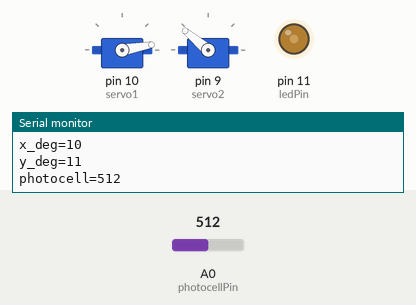
Recording of a sketch running on a simulated Arduino Uno, built with avr-gcc and run on an emulated ATmega328P. Shown: 2 × servo, output pins drawn as LEDs (lit = HIGH), the last lines printed to the serial monitor. The test bench sets the inputs (shaded band); at power-on: A0 (photocellPin) = 512.

Above: at 1.2 s.
1.3 s: A0 (photocellPin) set to 11
At 1.8 s:
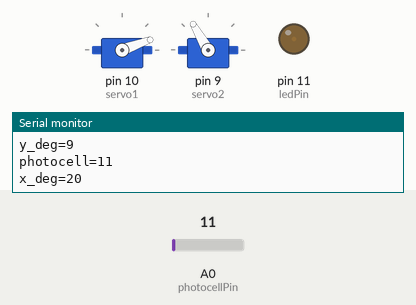
4.3 s: A0 (photocellPin) set to 8
7.3 s: A0 (photocellPin) set to 28
At 8.4 s:
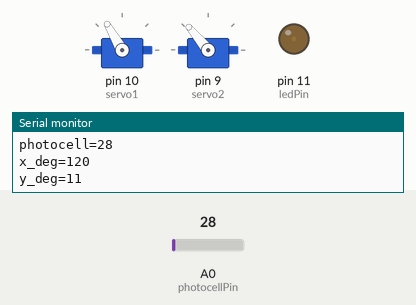
10.3 s: A0 (photocellPin) set to 92
At 11.1 s:
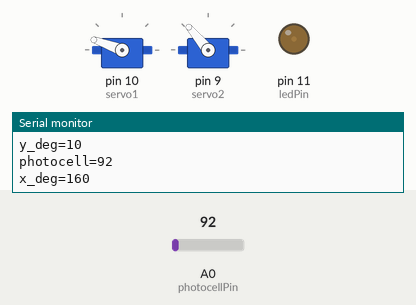
13.3 s: A0 (photocellPin) set to 107
At 15.0 s:
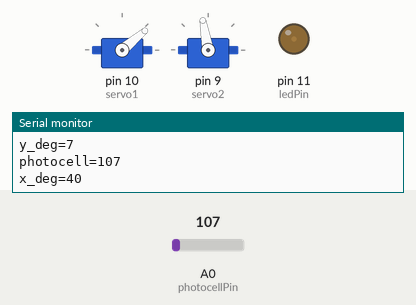
16.3 s: A0 (photocellPin) set to 0
At 17.0 s:
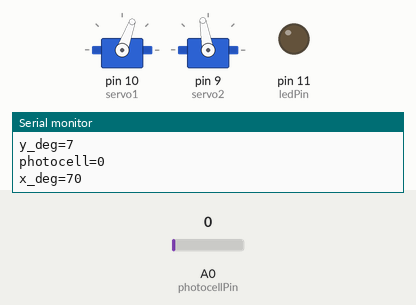
Timing chart, 0 to 23.3 s (numbered marks = the images above; inputs shaded):
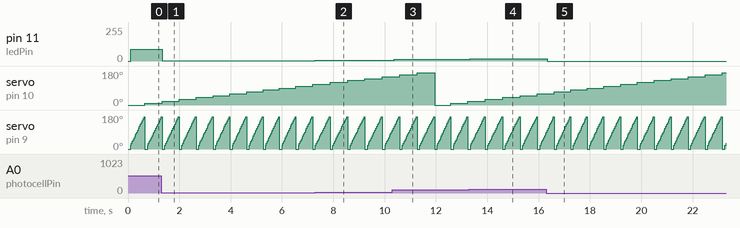

Measured:
- the behaviour switches between 99 and 100 on A0 (photocellPin) (found by bisection; images 3 and 4)
- after the input at 1.3 s, pin 11 (ledPin): 87/255 → 1/255 at once
- after the input at 7.3 s, pin 11 (ledPin): 1/255 → 4/255 at once
- after the input at 10.3 s, pin 11 (ledPin): 4/255 → 15/255 after 0.07 s
- after the input at 13.3 s, pin 11 (ledPin): 15/255 → 18/255 at once
- after the input at 16.3 s, pin 11 (ledPin): 18/255 → 0/255 at once
- by itself, servo on pin 9 (servo2): repeats every 0.64 s: 100° 0.03 s, 110° 0.03 s, 120° 0.03 s, 130° 0.03 s, 140° 0.03 s, 150° 0.03 s, 160° 0.03 s, 170° 0.03 s, 0° 0.10 s, 20° 0.03 s, 30° 0.03 s, 40° 0.03 s, 50° 0.03 s, 60° 0.03 s, 70° 0.03 s, 80° 0.03 s, 90° 0.03 s

The sketch:

servo_photosensor_test.ino
```cpp
#include <AFMotor.h>
#include <Servo.h>

// DC servo motors
Servo servo1;
Servo servo2;
int photocellPin = A0;    // photocell sensor input
int ledPin = 11;      // select the pin for the LED
int photocellValue = 0;  // variable to store the value coming from the photocell val

void setup() {
  Serial.begin(9600);         // set up Serial library at 9600 bps

  // turn on the servos
  servo1.attach(10);  //The servo labels appear to be backwards as listed on the board
  servo2.attach(9);

  // set the positions to 0 when starting up
  servo1.write(0);
  servo2.write(0);

}

int i;
int j;

void loop() {
  for (i=0; i<18; i++) {
    // move the x servo
    servo1.write(i*10);
    delay(100);
    for (j=0; j<18; j++) {
      servo2.write(j*10);
      photocellValue = analogRead(photocellPin);
      photocellValue = constrain(photocellValue, 0, 1500); //adjust depending on environment.

      // change brightness of LED depending on light intensity of photocell
      int ledbrightness = map(photocellValue, 0, 1500, 0, 255);

      Serial.print("photocell=");
      Serial.println(photocellValue);
      Serial.print("x_deg=");
      Serial.println(i*10);
      Serial.print("y_deg=");
      Serial.println(j);
      analogWrite(ledPin, ledbrightness);
      //delay(1);
    }

    servo2.write(0);

  }
}
```
